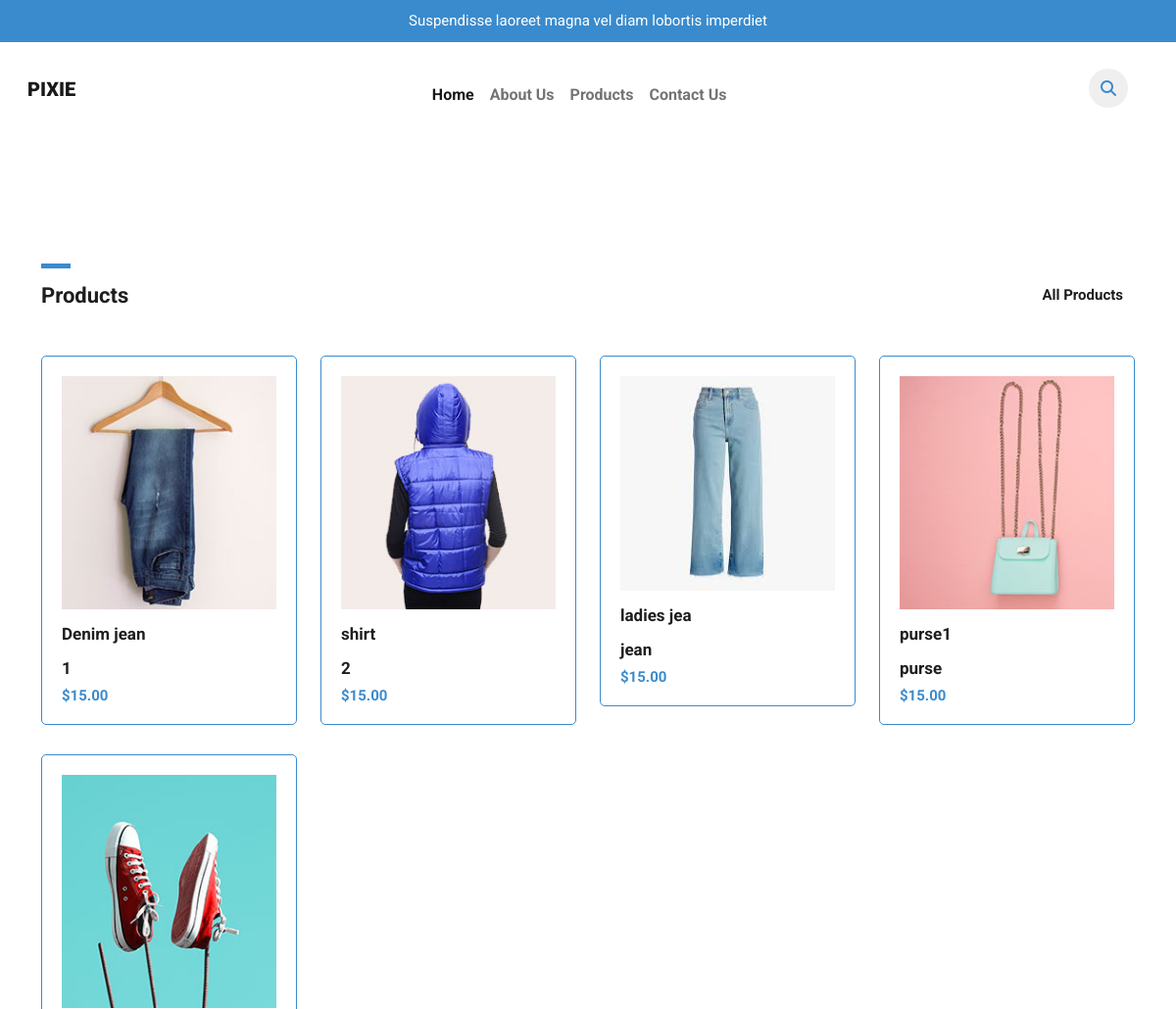
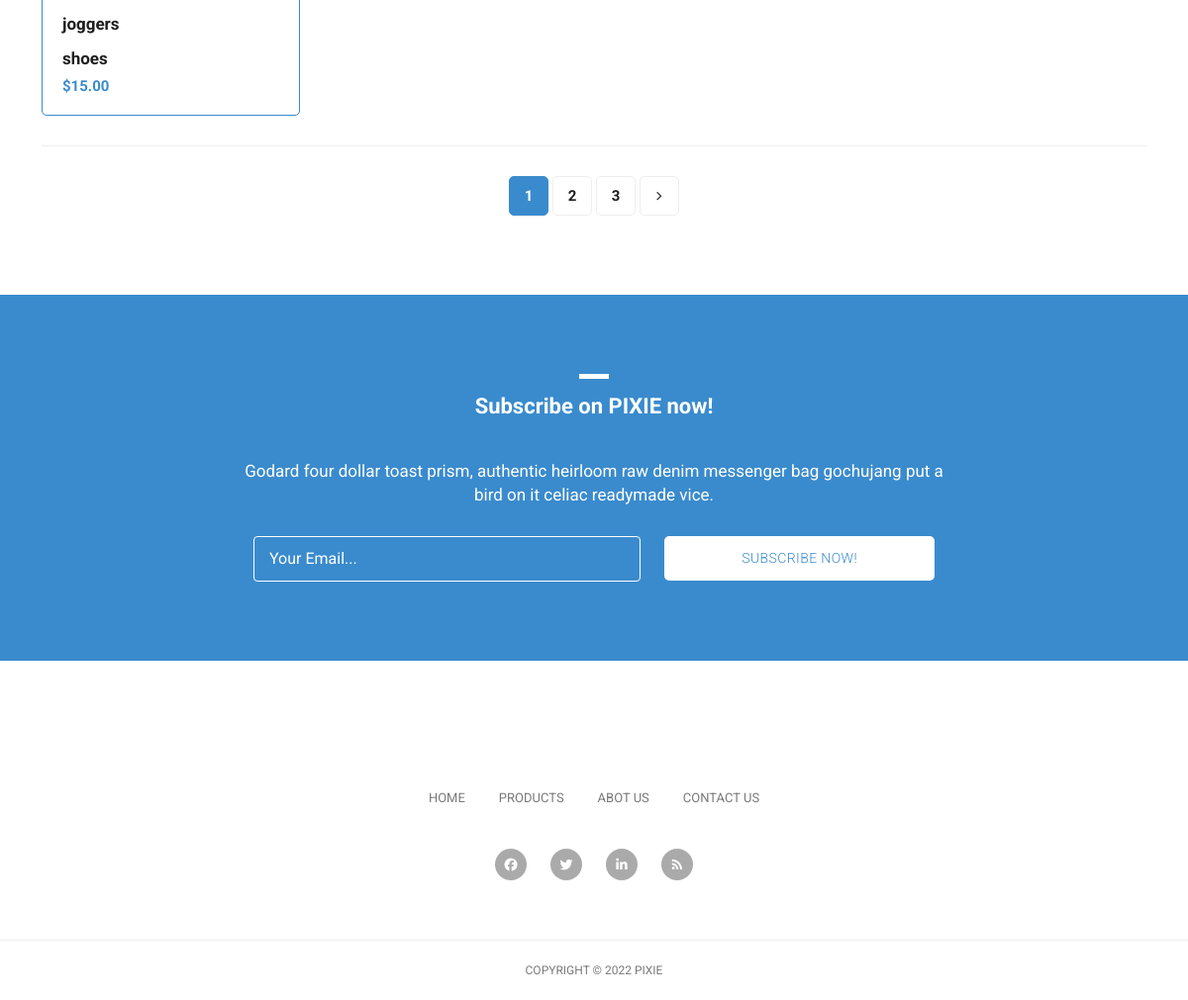
/products.php, run on the app's committed database (2 pictures, top to bottom).
### tables this page shows
CREATE TABLE `product` (
  `ID` int(11) NOT NULL,
  `Product_title` varchar(15) NOT NULL,
  `ProductName` varchar(10) NOT NULL,
  `ProductDetails` varchar(255) NOT NULL,
  `InStock` int(11) NOT NULL,
  `DateAndTime` timestamp NOT NULL DEFAULT current_timestamp() ON UPDATE current_timestamp(),
  `ProductUniqueCode` varchar(20) NOT NULL,
  `image` varchar(100) NOT NULL,
  `Category` int(11) NOT NULL,
  `Price` int(11) NOT NULL
);

### config/constant.php (called while the page is built, shortened)
<?php
$url = "http://localhost/2114_pixie/admin/Upload/";
?>

### products.php (the view, shortened to what this page needs)
<?php include('Partial/header.php') ?>
    <div class="featured-page">
      <div class="container">
        <div class="row">
          <div class="col-md-4 col-sm-12">
            <div class="section-heading">
              <div class="line-dec"></div>
              <h1>Products</h1>
            </div>
          </div>
          <div class="col-md-8 col-sm-12">
            <div id="filters" class="button-group">
              <button class="btn btn-primary" data-filter="*">All Products</button>
            </div>
          </div>
        </div>
      </div>
    </div>
    <div class="featured container no-gutter">
        <div class="row posts">
<?php
    $select = "
    SELECT product.ID, product.DateAndTime,product.Product_title,product.ProductName,product.ProductDetails,product.InStock,product.image,product.Price ,category.Category
    FROM `product`
    INNER JOIN category ON product.Category=category.ID;
    ";
    $run = mysqli_query($conn,$select);
    $rowS = mysqli_num_rows($run);
    if($rowS)
    {
        while($row = mysqli_fetch_assoc($run))
        {
            $ID = $row['ID'];
            $Title  = $row['Product_title'];
            $Name = $row['ProductName'];
            $image = $row['image'];
            ?>
            <div id="1" class="item new col-md-3">
              <a href="single-product.php?ID=<?php echo $ID ?>">
                <div class="featured-item" style="border:1px solid #3A8BCD; box-shadow : silver">
                  <img src="<?php echo $url,$image ?>" >
                  <h4><?php echo $Name ?></h4>
                  <h4><?php echo $Title ?></h4>
                  <h6>$15.00</h6>
                </div>
              </a>
            </div>
            <?php
        }
    }
?>
        </div>
    </div>
    <div class="page-navigation">
      <div class="container">
        <div class="row">
          <div class="col-md-12">
            <ul>
              <li class="current-page"><a href="#">1</a></li>
              <li><a href="#">2</a></li>
              <li><a href="#">3</a></li>
              <li><a href="#"><i class="fa fa-angle-right"></i></a></li>
            </ul>
          </div>
        </div>
      </div>
    </div>
    <div class="subscribe-form">
      <div class="container">
        <div class="row">
          <div class="col-md-12">
            <div class="section-heading">
              <div class="line-dec"></div>
              <h1>Subscribe on PIXIE now!</h1>
            </div>
          </div>
          <div class="col-md-8 offset-md-2">
            <div class="main-content">
              <p>Godard four dollar toast prism, authentic heirloom raw denim messenger bag gochujang put a bird on it celiac readymade vice.</p>
              <div class="container">
                <form id="subscribe" action="" method="get">
                  <div class="row">
                    <div class="col-md-7">
                      <fieldset>
                        <input name="email" type="text" class="form-control" id="email"
                        onfocus="if(this.value == 'Your Email...') { this.value = ''; }"
                    	onBlur="if(this.value == '') { this.value = 'Your Email...';}"
                    	value="Your Email..." required="">
                      </fieldset>
                    </div>
                    <div class="col-md-5">
                      <fieldset>
                        <button type="submit" id="form-submit" class="button">Subscribe Now!</button>
                      </fieldset>
                    </div>
                  </div>
                </form>
              </div>
            </div>
          </div>
        </div>
      </div>
    </div>
    <?php include('Partial/footer.php') ?>

### Partial/header.php (shortened to what this page needs)
<?php include('config/constant.php'); ?>
<!DOCTYPE html>
<html lang="en">
  <head>
    <link href="vendor/bootstrap/css/bootstrap.min.css" rel="stylesheet">
    <link href="https://cdn.jsdelivr.net/npm/bootstrap@5.0.2/dist/css/bootstrap.min.css" rel="stylesheet">
    <link rel="stylesheet" href="assets/css/fontawesome.css">
    <link rel="stylesheet" href="assets/css/tooplate-main.css">
    <link rel="stylesheet" href="assets/css/owl.css">
  </head>
  <body>
    <div id="pre-header">
      <div class="container">
        <div class="row">
          <div class="col-md-12">
            <span>Suspendisse laoreet magna vel diam lobortis imperdiet</span>
          </div>
        </div>
      </div>
    </div>
    <nav class="navbar navbar-expand-lg navbar-light" style="color:#eee; font-weight:bold;">
        <div class="container-fluid">
            <a class="navbar-brand" href="index.php"><b>PIXIE</b></a>
            <div class="collapse navbar-collapse" id="navbarSupportedContent">
                <ul class="navbar-nav mb-2 mb-lg-0 m-auto">
                    <li class="nav-item active">
                      <a class="nav-link" href="index.php">Home
                      </a>
                    </li>
                    <li class="nav-item">
                      <a class="nav-link" href="about.php">About Us</a>
                    </li>
                    <li class="nav-item">
                      <a class="nav-link" href="products.php">Products</a>
                    </li>
                    <li class="nav-item">
                      <a class="nav-link" href="contact.php">Contact Us</a>
                    </li>
                </ul>
                    <form class="d-flex" action="search.php" method="GET">
                        <div class="container">
                            <div class="d-flex justify-content-center">
                                <div class="searchbar">
                                    <input class="search_input" type="text" name="Result" placeholder="Search..." required>
                                    <button type="submit" class="search_icon">
                                        <i class="fas fa-search"></i></button>
                                </div>
                            </div>
                        </div>
                    </form>
            </div>
        </div>
    </nav>

### Partial/footer.php (shortened to what this page needs)
    <div class="footer">
      <div class="container">
        <div class="row">
          <div class="col-md-12">
            <div class="logo">
              <img src="assets/images/header-logo.png" alt="">
            </div>
          </div>
          <div class="col-md-12">
            <div class="footer-menu">
              <ul>
                <li><a href="index.php">Home</a></li>
                <li><a href="products.php">Products</a></li>
                <li><a href="about.php">Abot us</a></li>
                <li><a href="contact.php">Contact Us</a></li>
              </ul>
            </div>
          </div>
          <div class="col-md-12">
            <div class="social-icons">
              <ul>
                <li><a href="#"><i class="fa fa-facebook"></i></a></li>
                <li><a href="#"><i class="fa fa-twitter"></i></a></li>
                <li><a href="#"><i class="fa fa-linkedin"></i></a></li>
                <li><a href="#"><i class="fa fa-rss"></i></a></li>
              </ul>
            </div>
          </div>
        </div>
      </div>
    </div>
    <div class="sub-footer">
      <div class="container">
        <div class="row">
          <div class="col-md-12">
            <div class="copyright-text">
              <p>Copyright &copy; 2022 Pixie
            </div>
          </div>
        </div>
      </div>
    </div>
  </body>
</html>

### assets/css/tooplate-main.css (style rules this page uses)
body { font-family: 'Roboto', sans-serif; transition: all 0.5s; }
p { margin-bottom: 0px; font-size: 14px; color: #4a4a4a; line-height: 24px; }
a { text-decoration: none!important; }
.copyright-text { text-transform: uppercase; }
.section-heading { margin-top: 80px; margin-bottom: 40px; }
.section-heading .line-dec { width: 30px; height: 5px; background-color: #3a8bcd; }
.section-heading h1 { font-size: 22px; font-weight: 700; color: #1e1e1e; margin-top: 15px; }
#pre-header { background-color: #3a8bcd; text-align: center; }
#pre-header span { color: #fff; font-size: 15px; padding: 10px 0px; display: inline-block; }
.navbar .navbar-brand { text-align: center; position: relative; padding: 25px 0px; }
.navbar:after { width: 100%; background-color: #eee; content: ''; position: absolute; left: 0; }
.featured-item { border-radius: 5px; border: 1px solid #eee; padding: 20px; transition: all 0.5s; }
.featured-item img { width: 100%; }
.featured-item h4 { font-size: 17px; font-weight: 700; color: #1e1e1e; margin-top: 15px; transition: all 0.5s; }
.featured-item h6 { color: #3a8bcd; font-size: 15px; font-weight: 700; margin-bottom: 0px; }
.subscribe-form { background-color: #3a8bcd; padding: 80px 0px; text-align: center; }
.subscribe-form .section-heading { margin-top: 0px; }
.subscribe-form .section-heading h1 { color: #fff; }
.subscribe-form .section-heading .line-dec { background-color: #fff; margin: 0 auto; }
.subscribe-form .main-content p { font-size: 17px; color: #fff; margin-bottom: 30px; }
.subscribe-form .main-content form { color: #fff; display: inline; }
.subscribe-form .main-content form input { display: inline; }
.subscribe-form .main-content form input { width: 100%; height: 46px; border: 1px solid #fff; background-color: transparent; padding-left: 15px; color: #fff; outline: none; }
.subscribe-form .main-content form button { width: 100%; height: 45px; cursor: pointer; background-color: #fff; outline: none; border-radius: 5px; padding: 10px 15px; display: inline-block; color: #3a8bcd; font-size: 14px; text-transform: uppercase; font-weight: 300; letter-spacing: 0.4px; text-decoration: none; transition: all 0.5s; box-shadow: none; border: none; }
.footer { text-align: center; }
.footer ul { padding: 0px; margin: 0px; }
.footer ul li { list-style: none; display: inline-block; }
.footer .logo img { max-width: 100%; margin-top: 60px; margin-bottom: 40px; }
.footer .footer-menu { margin-bottom: 40px; }
.footer .footer-menu ul li { margin: 0px 15px; }
.footer .footer-menu a { font-size: 13px; color: #7a7a7a; text-transform: uppercase; transition: all 0.5s; }
.footer .social-icons { margin-bottom: 60px; }
.footer .social-icons ul li { margin: 0px 10px; }
.footer .social-icons a { width: 32px; height: 32px; color: #fff; background-color: #aaa; text-align: center; display: inline-block; line-height: 33px; border-radius: 50%; font-size: 13px; transition: all 0.5s; }
.sub-footer { border-top: 1px solid #eee; text-align: center; }
.sub-footer p { font-size: 12px; color: #7a7a7a; line-height: 60px; }
.featured-page { margin-top: 130px; margin-bottom: 40px; }
.featured-page .section-heading { margin-top: 0px; margin-bottom: 0px; }
.featured-page #filters { margin-top: 15px; text-align: right; }
.featured .featured-item { margin-bottom: 30px; text-decoration: none; }
.featured .featured-item h4 { transition: all 0.5s; }
#filters .btn-primary { color: #1e1e1e; border: none; font-size: 15px; font-weight: 700; background-color: transparent; }
.page-navigation ul { text-align: center; border-top: 1px solid #eee; padding: 30px 0px 0px 0px; margin: 0px 0px 80px 0px; }
.page-navigation ul li { display: inline-block; }
.page-navigation ul li a { width: 40px; height: 40px; display: inline-block; text-align: center; line-height: 38px; border: 1px solid #eee; border-radius: 5px; font-weight: 700; color: #1e1e1e; font-size: 15px; text-decoration: none; transition: all 0.5s; }
.page-navigation ul li a:hover, .page-navigation ul li.current-page a { background-color: #3a8bcd; border-color: #3a8bcd; color: #fff; }

### data on the page
product: image (picture), ProductName "Denim jean", Product_title "1"
product: image (picture), ProductName "shirt", Product_title "2"
product: image (picture), ProductName "ladies jea", Product_title "jean"
product: image (picture), ProductName "purse1", Product_title "purse"
product: image (picture), ProductName "joggers", Product_title "shoes"
